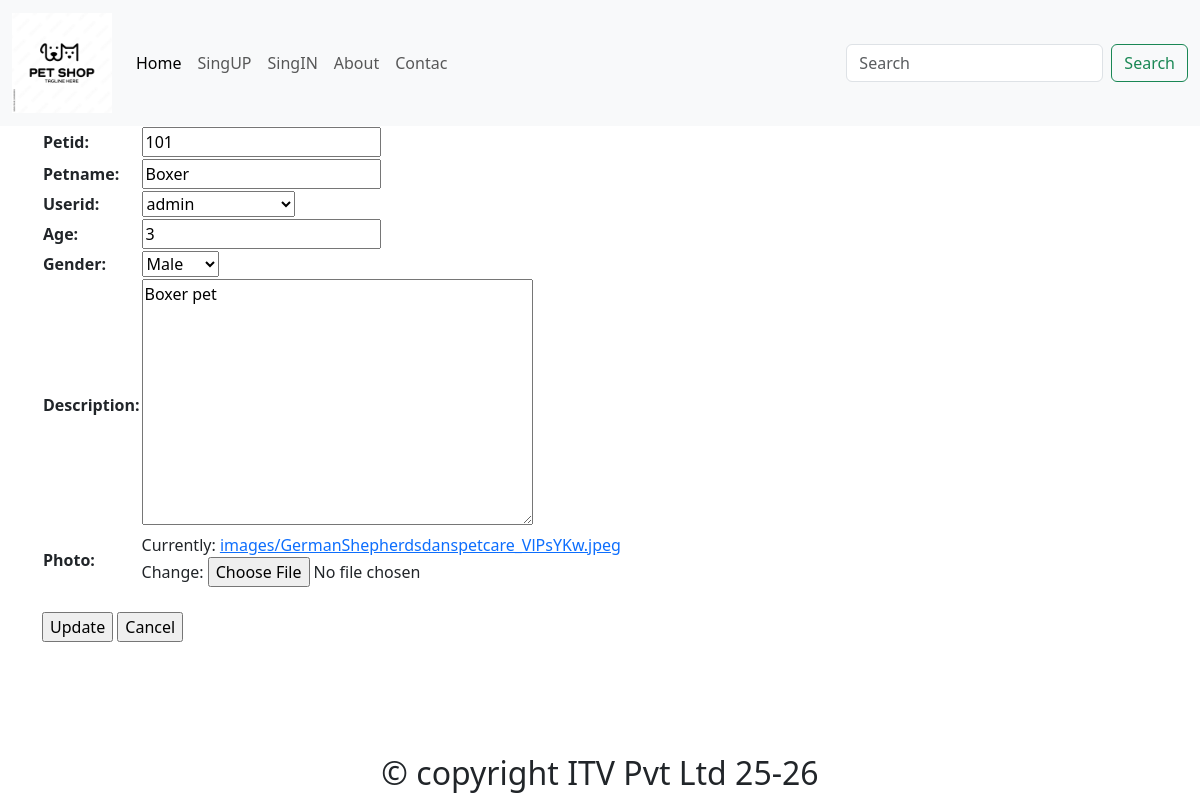
/PetUpdate/101/, run on the app's committed database.
### app/models.py (models this page shows)
class Pet(models.Model):
    petid = models.PositiveIntegerField(primary_key=True)
    petname = models.CharField(max_length=100,null=True,default=None)
    userid = models.ForeignKey(User,on_delete=models.SET_NULL,null=True,default=None)
    age = models.PositiveIntegerField()
    type = (("Male","Male"),("Female","Female"))
    gender = models.CharField(max_length=20, choices=type)
    description = models.TextField(null=True,default=None)
    photo = models.ImageField(upload_to="images")

### app/views.py (the view)
# urls.py: path("PetUpdate/<int:pk>/",PetUpdate.as_view(),name="PetUpdate"),
class PetUpdate(UpdateView):
    model = Pet
    template_name_suffix="_update_form"
    fields = "__all__"
    success_url = "/dashboard"

### app/templates/app/pet_update_form.html (shortened to what this page needs)
{% extends 'base.html' %}
{% block body %}
<div class="container">
    <div class="row">
        <form method="post" enctype="multipart/form-data">
            <table>
                {{form.as_table}}
            </table>
            <br>
            <input type="submit" value="Update">
            <a href="/dashboard"><input type="button" value="Cancel"></a>
        </form>
    </div>
</div>
{% endblock %}

### data on the page
Pet: petid "101", petname "Boxer", userid "admin", age "3", gender "Male", description "Boxer pet"
